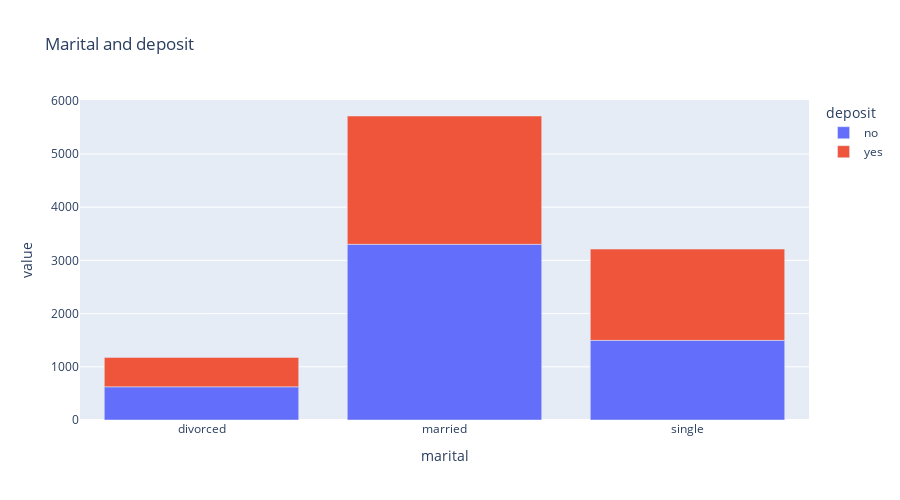

Notebook code for this chart:
### Code cell
fig = px.bar(
    marital_grouped,
    height=500, 
    width=900,
    title='Marital and deposit')
fig.show()

### Figure 1 — Plotly figure (JSON) as saved in the notebook; plotly's stock layout.template omitted (floating-point values rounded to 4 significant figures)
{"data": [{"alignmentgroup": "True", "hovertemplate": "deposit=no<br>marital=%{x}<br>value=%{y}<extra></extra>", "legendgroup": "no", "marker": {"color": "#636efa", "pattern": {"shape": ""}}, "name": "no", "offsetgroup": "no", "orientation": "v", "showlegend": true, "textposition": "auto", "type": "bar", "x": ["divorced", "married", "single"], "xaxis": "x", "y": [624, 3303, 1497], "yaxis": "y"}, {"alignmentgroup": "True", "hovertemplate": "deposit=yes<br>marital=%{x}<br>value=%{y}<extra></extra>", "legendgroup": "yes", "marker": {"color": "#EF553B", "pattern": {"shape": ""}}, "name": "yes", "offsetgroup": "yes", "orientation": "v", "showlegend": true, "textposition": "auto", "type": "bar", "x": ["divorced", "married", "single"], "xaxis": "x", "y": [553, 2412, 1716], "yaxis": "y"}], "layout": {"barmode": "relative", "height": 500, "legend": {"title": {"text": "deposit"}, "tracegroupgap": 0}, "title": {"text": "Marital and deposit"}, "width": 900, "xaxis": {"anchor": "y", "domain": [0, 1], "title": {"text": "marital"}}, "yaxis": {"anchor": "x", "domain": [0, 1], "title": {"text": "value"}}}}
